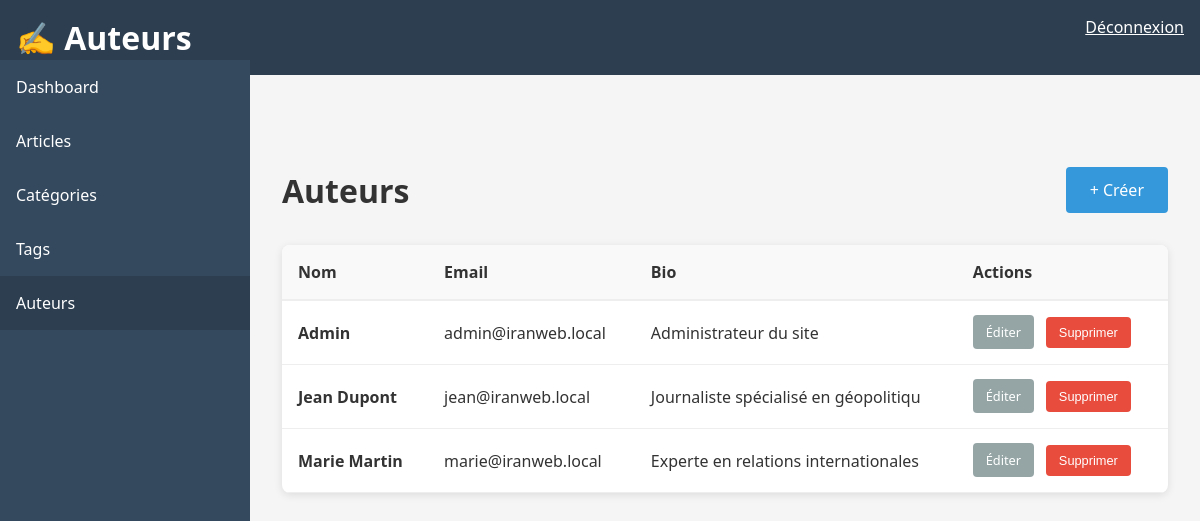
Page /admin/auteurs/list.php (signed in) on the committed database.
### tables this page shows
CREATE TABLE IF NOT EXISTS auteur (
  id INT PRIMARY KEY AUTO_INCREMENT,
  nom VARCHAR(255) NOT NULL,
  bio TEXT,
  photo_url VARCHAR(500),
  email VARCHAR(255) UNIQUE NOT NULL,
  created_at TIMESTAMP DEFAULT CURRENT_TIMESTAMP
);

### src/functions.php (called while the page is built, shortened)
<?php
function escape($string) {
    return htmlspecialchars($string, ENT_QUOTES, 'UTF-8');
}

### src/admin/auteurs/list.php (the view, shortened to what this page needs)
<?php
require_once __DIR__ . '/../../config.php';
require_once __DIR__ . '/../../functions.php';
$stmt = $pdo->query('SELECT id, nom, email, bio FROM auteur ORDER BY nom');
$auteurs = $stmt->fetchAll();
?>
<!DOCTYPE html>
<html lang="fr">
<head>
</head>
<body>
    <div class="navbar">
        <h1>✍️ Auteurs</h1>
        <a href="/admin/logout" style="color: white;">Déconnexion</a>
    </div>
    <div class="sidebar">
        <a href="/admin/dashboard/">Dashboard</a>
        <a href="/admin/articles/">Articles</a>
        <a href="/admin/categories/">Catégories</a>
        <a href="/admin/tags/">Tags</a>
        <a href="/admin/auteurs/" class="active">Auteurs</a>
    </div>
    <div class="main-content">
        <div class="page-header">
            <h1>Auteurs</h1>
            <a href="/admin/auteurs/new" class="btn">+ Créer</a>
        </div>
        <div class="table-container">
            <table>
                <thead>
                    <tr>
                        <th>Nom</th>
                        <th>Email</th>
                        <th>Bio</th>
                        <th>Actions</th>
                    </tr>
                </thead>
                <tbody>
                    <?php foreach ($auteurs as $a): ?>
                        <tr>
                            <td><strong><?php echo escape($a['nom']); ?></strong></td>
                            <td><?php echo escape($a['email']); ?></td>
                            <td><?php echo escape(substr($a['bio'] ?? '', 0, 40)); ?></td>
                            <td>
                                <a href="/admin/auteurs/edit/<?php echo $a['id']; ?>" class="action-btn">Éditer</a>
                                <form method="POST" style="display: inline;" onsubmit="return confirm('Confirmez?')">
                                    <button class="action-btn" style="background: #e74c3c;">Supprimer</button>
                                </form>
                            </td>
                        </tr>
                    <?php endforeach; ?>
                </tbody>
            </table>
        </div>
    </div>
</body>
</html>

### src/admin/auteurs/list.php (style rules this page uses)
* { margin: 0; padding: 0; box-sizing: border-box; }
body { font-family: 'Segoe UI', Tahoma, Geneva, Verdana, sans-serif; background: #f5f5f5; color: #333; }
.navbar { background: #2c3e50; color: white; padding: 1rem; display: flex; justify-content: space-between; }
.sidebar { width: 250px; background: #34495e; color: white; position: fixed; top: 60px; left: 0; height: calc(100vh - 60px); overflow-y: auto; }
.sidebar a { display: block; color: white; padding: 1rem; text-decoration: none; transition: background 0.3s; }
.sidebar a:hover, .sidebar a.active { background: #2c3e50; }
.main-content { margin-left: 250px; margin-top: 60px; padding: 2rem; }
.page-header { display: flex; justify-content: space-between; align-items: center; margin-bottom: 2rem; }
.btn { padding: 0.75rem 1.5rem; background: #3498db; color: white; text-decoration: none; border: none; border-radius: 4px; cursor: pointer; }
.table-container { background: white; border-radius: 8px; box-shadow: 0 2px 8px rgba(0,0,0,0.1); overflow: hidden; }
table { width: 100%; border-collapse: collapse; }
th { background: #f9f9f9; padding: 1rem; text-align: left; border-bottom: 2px solid #eee; }
td { padding: 1rem; border-bottom: 1px solid #eee; }
.action-btn { padding: 0.5rem 0.8rem; border: none; border-radius: 4px; cursor: pointer; font-size: 0.8rem; background: #95a5a6; color: white; text-decoration: none; margin-right: 0.5rem; }

### rows in the picture
auteur: nom "Admin", email "admin@iranweb.local", bio "Administrateur du site"
auteur: nom "Jean Dupont", email "jean@iranweb.local", bio "Journaliste spécialisé en géopolitiqu"
auteur: nom "Marie Martin", email "marie@iranweb.local", bio "Experte en relations internationales"
